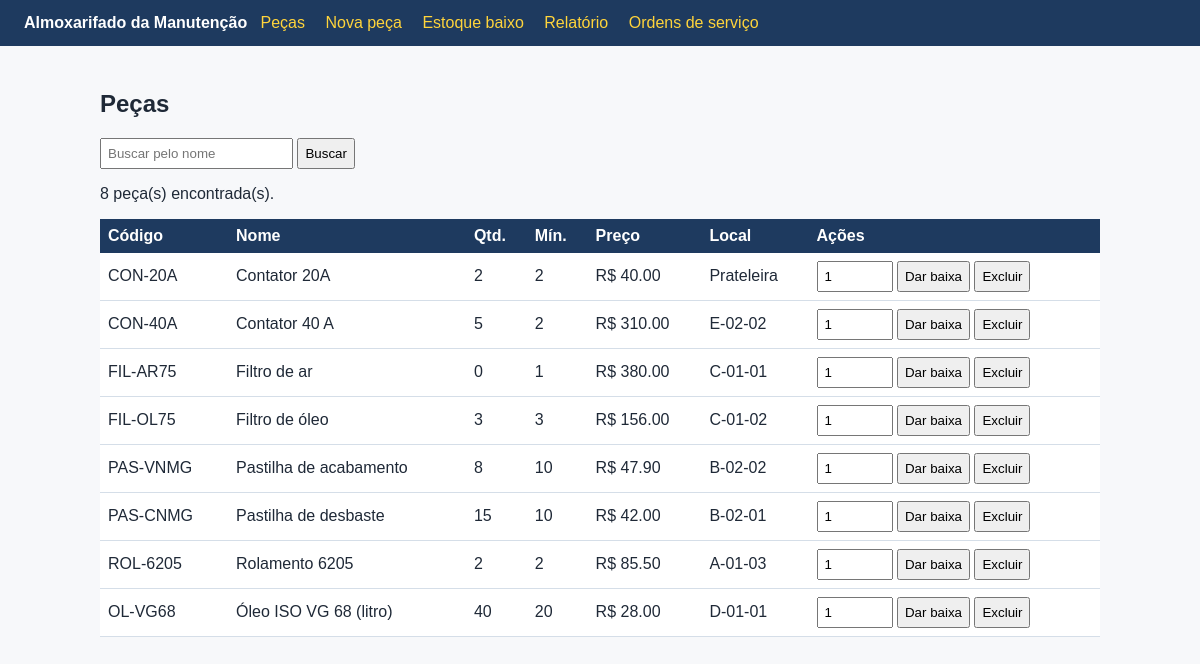
/pecas, run on the app's committed database.
### tables this page shows
CREATE TABLE pecas (
    id INTEGER PRIMARY KEY AUTOINCREMENT,
    codigo TEXT NOT NULL UNIQUE,
    nome TEXT NOT NULL,
    quantidade INTEGER NOT NULL CHECK (quantidade >= 0),
    minimo INTEGER NOT NULL CHECK (minimo >= 0),
    preco REAL NOT NULL CHECK (preco >= 0),
    localizacao TEXT NOT NULL
);

### app.py (the view)
    @app.route("/pecas")
    def listar_pecas():
        busca = request.args.get("busca", "")
        pecas = conexao().execute(
            "SELECT * FROM pecas WHERE nome LIKE ? ORDER BY nome", (f"%{busca}%",)
        ).fetchall()
        return render_template("pecas.html", pecas=pecas, busca=busca)

### templates/pecas.html (shortened to what this page needs)
{% extends "base.html" %}
{% block conteudo %}
<h2>Peças</h2>
<form method="get"><input name="busca" value="{{ busca }}" placeholder="Buscar pelo nome"> <button>Buscar</button></form>
<p>{{ pecas|length }} peça(s) encontrada(s).</p>
<table>
  <tr><th>Código</th><th>Nome</th><th>Qtd.</th><th>Mín.</th><th>Preço</th><th>Local</th><th>Ações</th></tr>
  {% for p in pecas %}
  <tr>
    <td>{{ p.codigo }}</td><td>{{ p.nome }}</td><td>{{ p.quantidade }}</td><td>{{ p.minimo }}</td>
    <td>R$ {{ "%.2f"|format(p.preco) }}</td><td>{{ p.localizacao }}</td>
    <td>
      <form method="post" action="{{ url_for('dar_baixa', peca_id=p.id) }}" style="display:inline">
        <input name="quantidade" type="number" min="1" step="1" value="1" required style="width:60px"> <button>Dar baixa</button>
      </form>
      <form method="post" action="{{ url_for('excluir_peca', peca_id=p.id) }}" style="display:inline" onsubmit="return confirm('Excluir esta peça?')">
        <button type="submit">Excluir</button>
      </form>
    </td>
  </tr>
  {% endfor %}
</table>
{% endblock %}

### templates/base.html (style rules this page uses)
body { font-family: Arial, sans-serif; margin: 0; background: #F7F8FA; color: #1F2937; }
table { border-collapse: collapse; width: 100%; background: #fff; }
th { background: #1E3A5F; color: #fff; text-align: left; padding: 8px; }
td { border-bottom: 1px solid #D5DEE8; padding: 8px; }
input, button { padding: 6px; }

### data on the page
pecas: codigo "CON-20A", nome "Contator 20A", quantidade "2", minimo "2", preco "40.00", localizacao "Prateleira"
pecas: codigo "CON-40A", nome "Contator 40 A", quantidade "5", minimo "2", preco "310.00", localizacao "E-02-02"
pecas: codigo "FIL-AR75", nome "Filtro de ar", quantidade "0", minimo "1", preco "380.00", localizacao "C-01-01"
pecas: codigo "FIL-OL75", nome "Filtro de óleo", quantidade "3", minimo "3", preco "156.00", localizacao "C-01-02"
pecas: codigo "PAS-VNMG", nome "Pastilha de acabamento", quantidade "8", minimo "10", preco "47.90", localizacao "B-02-02"
pecas: codigo "PAS-CNMG", nome "Pastilha de desbaste", quantidade "15", minimo "10", preco "42.00", localizacao "B-02-01"
pecas: codigo "ROL-6205", nome "Rolamento 6205", quantidade "2", minimo "2", preco "85.50", localizacao "A-01-03"
pecas: codigo "OL-VG68", nome "Óleo ISO VG 68 (litro)", quantidade "40", minimo "20", preco "28.00", localizacao "D-01-01"

### other printed values
{{ pecas|length }} "8"
